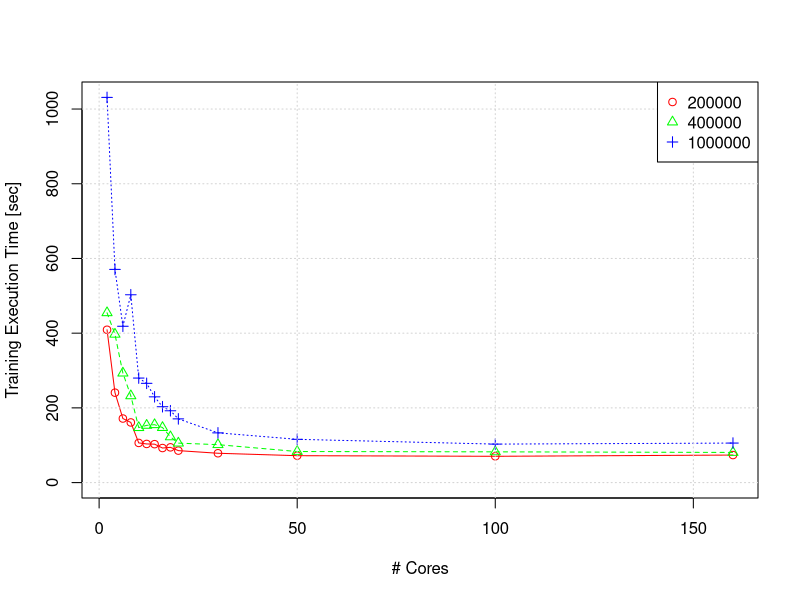

This chart was generated by the following R code: (Note: this script raises an error after producing the figure.)
## ---- chunk 1
library(reshape2)
result3 <- read.csv("./data/benchmark-dim100.csv")
result3$sec <- result3$trainMilliSec / 1000
## ---- chunk 2
result3.cast <- dcast(result3, maxCores ~ rows, value.var="sec", sum)
x <- result3.cast[, 1]
y <- result3.cast[, 2:4]
matplot(x, y
        , xlab="# Cores"
        , ylab="Training Execution Time [sec]"
        , ylim=c(0, max(y))
        , pch=1:(length(y)), col=rainbow(length(y)), type="o")
grid()
legend("topright", legend=c(colnames(y))
       , pch=1:(length(y)), col=rainbow(length(y)))
## ---- chunk 3
kable(result3)
## ---- chunk 4
x <- result3.cast[, 1]
y <- apply(result3.cast[, 2:4], 2, function(x) {x / x[1]})
matplot(x, y
        , xlab="# Cores"
        , ylab="Index against # CPU Cores:2"
        , ylim=c(0, max(y))
        , pch=1:(ncol(y)), col=rainbow(ncol(y)), type="o")
grid()
legend("topright", legend=c(colnames(y))
       , pch=1:(ncol(y)), col=rainbow(ncol(y)))
## ---- chunk 5
result3.cast.index <- cbind(x, y)
kable(result3.cast.index)
